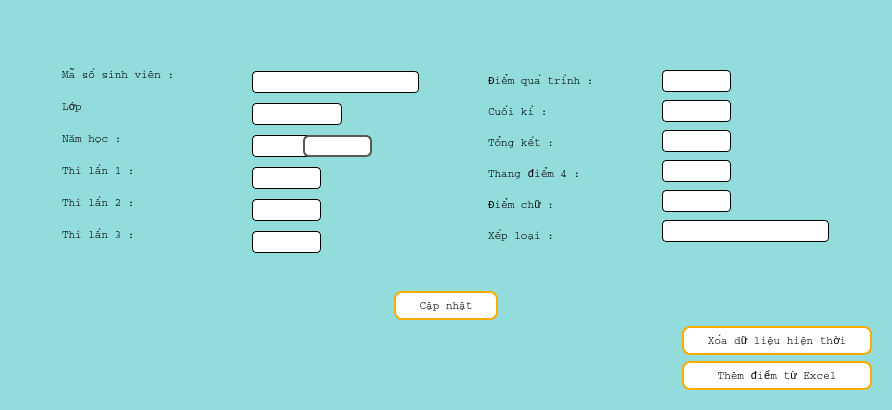
<?xml version="1.0" encoding="UTF-8"?>
<ui version="4.0">
 <class>ChangeMarkOfStudent</class>
 <widget class="QWidget" name="ChangeMarkOfStudent">
  <property name="windowModality">
   <enum>Qt::WindowModal</enum>
  </property>
  <property name="geometry">
   <rect>
    <x>0</x>
    <y>0</y>
    <width>892</width>
    <height>410</height>
   </rect>
  </property>
  <property name="sizePolicy">
   <sizepolicy hsizetype="Fixed" vsizetype="Fixed">
    <horstretch>0</horstretch>
    <verstretch>0</verstretch>
   </sizepolicy>
  </property>
  <property name="minimumSize">
   <size>
    <width>892</width>
    <height>410</height>
   </size>
  </property>
  <property name="maximumSize">
   <size>
    <width>892</width>
    <height>410</height>
   </size>
  </property>
  <property name="windowTitle">
   <string>Cập nhật điểm sinh viên</string>
  </property>
  <property name="windowIcon">
   <iconset resource="image.qrc">
    <normaloff>:/icon-file/result_learingng.png</normaloff>:/icon-file/result_learingng.png</iconset>
  </property>
  <property name="styleSheet">
   <string notr="true">background-color: rgb(147, 220, 220);
font : 8pt Courier;</string>
  </property>
  <layout class="QVBoxLayout" name="verticalLayout_7">
   <item>
    <widget class="QWidget" name="verticalWidget_adu" native="true">
     <layout class="QVBoxLayout" name="verticalLayout_6">
      <item>
       <spacer name="verticalSpacer">
        <property name="orientation">
         <enum>Qt::Vertical</enum>
        </property>
        <property name="sizeType">
         <enum>QSizePolicy::Fixed</enum>
        </property>
        <property name="sizeHint" stdset="0">
         <size>
          <width>20</width>
          <height>20</height>
         </size>
        </property>
       </spacer>
      </item>
      <item>
       <widget class="QWidget" name="horizontalWidget" native="true">
        <layout class="QHBoxLayout" name="horizontalLayout_2">
         <item>
          <spacer name="horizontalSpacer">
           <property name="orientation">
            <enum>Qt::Horizontal</enum>
           </property>
           <property name="sizeType">
            <enum>QSizePolicy::Fixed</enum>
           </property>
           <property name="sizeHint" stdset="0">
            <size>
             <width>10</width>
             <height>20</height>
            </size>
           </property>
          </spacer>
         </item>
         <item>
          <widget class="QWidget" name="widget" native="true">
           <property name="sizePolicy">
            <sizepolicy hsizetype="Expanding" vsizetype="Expanding">
             <horstretch>0</horstretch>
             <verstretch>0</verstretch>
            </sizepolicy>
           </property>
           <property name="styleSheet">
            <string notr="true">QLineEdit
{
	background-color: none;
	padding-left : 10px;
	border-radius : 4px;
	border : 1px solid;
}
QLineEdit:hover
{
	border : 1px solid rgb(255, 170, 0);
}
QLineEdit:focus
{
	border : 1px solid rgb(255, 170, 0);
}</string>
           </property>
           <layout class="QHBoxLayout" name="horizontalLayout">
            <item>
             <widget class="QWidget" name="widget" native="true">
              <property name="sizePolicy">
               <sizepolicy hsizetype="Fixed" vsizetype="Fixed">
                <horstretch>0</horstretch>
                <verstretch>0</verstretch>
               </sizepolicy>
              </property>
              <property name="minimumSize">
               <size>
                <width>169</width>
                <height>200</height>
               </size>
              </property>
              <property name="styleSheet">
               <string notr="true"/>
              </property>
              <layout class="QVBoxLayout" name="verticalLayout">
               <property name="spacing">
                <number>17</number>
               </property>
               <property name="bottomMargin">
                <number>10</number>
               </property>
               <item>
                <widget class="QLabel" name="label">
                 <property name="sizePolicy">
                  <sizepolicy hsizetype="Fixed" vsizetype="Fixed">
                   <horstretch>0</horstretch>
                   <verstretch>0</verstretch>
                  </sizepolicy>
                 </property>
                 <property name="text">
                  <string>Mã số sinh viên : </string>
                 </property>
                </widget>
               </item>
               <item>
                <widget class="QLabel" name="label_12">
                 <property name="sizePolicy">
                  <sizepolicy hsizetype="Fixed" vsizetype="Fixed">
                   <horstretch>0</horstretch>
                   <verstretch>0</verstretch>
                  </sizepolicy>
                 </property>
                 <property name="text">
                  <string>Lớp</string>
                 </property>
                </widget>
               </item>
               <item>
                <widget class="QLabel" name="label_2">
                 <property name="sizePolicy">
                  <sizepolicy hsizetype="Fixed" vsizetype="Fixed">
                   <horstretch>0</horstretch>
                   <verstretch>0</verstretch>
                  </sizepolicy>
                 </property>
                 <property name="text">
                  <string>Năm học : </string>
                 </property>
                </widget>
               </item>
               <item>
                <widget class="QLabel" name="label_3">
                 <property name="sizePolicy">
                  <sizepolicy hsizetype="Fixed" vsizetype="Fixed">
                   <horstretch>0</horstretch>
                   <verstretch>0</verstretch>
                  </sizepolicy>
                 </property>
                 <property name="text">
                  <string>Thi lần 1 :</string>
                 </property>
                </widget>
               </item>
               <item>
                <widget class="QLabel" name="label_4">
                 <property name="sizePolicy">
                  <sizepolicy hsizetype="Fixed" vsizetype="Fixed">
                   <horstretch>0</horstretch>
                   <verstretch>0</verstretch>
                  </sizepolicy>
                 </property>
                 <property name="text">
                  <string>Thi lần 2 :</string>
                 </property>
                </widget>
               </item>
               <item>
                <widget class="QLabel" name="label_5">
                 <property name="sizePolicy">
                  <sizepolicy hsizetype="Fixed" vsizetype="Fixed">
                   <horstretch>0</horstretch>
                   <verstretch>0</verstretch>
                  </sizepolicy>
                 </property>
                 <property name="text">
                  <string>Thi lần 3 :</string>
                 </property>
                </widget>
               </item>
              </layout>
             </widget>
            </item>
            <item>
             <spacer name="horizontalSpacer_4">
              <property name="orientation">
               <enum>Qt::Horizontal</enum>
              </property>
              <property name="sizeType">
               <enum>QSizePolicy::Fixed</enum>
              </property>
              <property name="sizeHint" stdset="0">
               <size>
                <width>10</width>
                <height>20</height>
               </size>
              </property>
             </spacer>
            </item>
            <item>
             <widget class="QWidget" name="widget" native="true">
              <property name="sizePolicy">
               <sizepolicy hsizetype="Fixed" vsizetype="Fixed">
                <horstretch>0</horstretch>
                <verstretch>0</verstretch>
               </sizepolicy>
              </property>
              <property name="minimumSize">
               <size>
                <width>0</width>
                <height>210</height>
               </size>
              </property>
              <layout class="QVBoxLayout" name="verticalLayout_2">
               <property name="spacing">
                <number>7</number>
               </property>
               <property name="topMargin">
                <number>10</number>
               </property>
               <item>
                <widget class="QLineEdit" name="lineEdit_mssv">
                 <property name="sizePolicy">
                  <sizepolicy hsizetype="Fixed" vsizetype="Fixed">
                   <horstretch>0</horstretch>
                   <verstretch>0</verstretch>
                  </sizepolicy>
                 </property>
                 <property name="minimumSize">
                  <size>
                   <width>167</width>
                   <height>22</height>
                  </size>
                 </property>
                 <property name="maximumSize">
                  <size>
                   <width>16777215</width>
                   <height>22</height>
                  </size>
                 </property>
                 <property name="focusPolicy">
                  <enum>Qt::StrongFocus</enum>
                 </property>
                 <property name="autoFillBackground">
                  <bool>false</bool>
                 </property>
                </widget>
               </item>
               <item>
                <widget class="QLineEdit" name="lineEdit_2">
                 <property name="enabled">
                  <bool>false</bool>
                 </property>
                 <property name="sizePolicy">
                  <sizepolicy hsizetype="Fixed" vsizetype="Fixed">
                   <horstretch>0</horstretch>
                   <verstretch>0</verstretch>
                  </sizepolicy>
                 </property>
                 <property name="minimumSize">
                  <size>
                   <width>90</width>
                   <height>22</height>
                  </size>
                 </property>
                 <property name="maximumSize">
                  <size>
                   <width>69</width>
                   <height>22</height>
                  </size>
                 </property>
                </widget>
               </item>
               <item>
                <widget class="QWidget" name="horizontalWidget" native="true">
                 <property name="sizePolicy">
                  <sizepolicy hsizetype="Fixed" vsizetype="Fixed">
                   <horstretch>0</horstretch>
                   <verstretch>0</verstretch>
                  </sizepolicy>
                 </property>
                 <property name="minimumSize">
                  <size>
                   <width>167</width>
                   <height>0</height>
                  </size>
                 </property>
                 <layout class="QHBoxLayout" name="horizontalLayout_3">
                  <property name="spacing">
                   <number>0</number>
                  </property>
                  <property name="leftMargin">
                   <number>0</number>
                  </property>
                  <property name="topMargin">
                   <number>0</number>
                  </property>
                  <property name="rightMargin">
                   <number>15</number>
                  </property>
                  <property name="bottomMargin">
                   <number>0</number>
                  </property>
                  <item>
                   <widget class="QLineEdit" name="lineEdit">
                    <property name="sizePolicy">
                     <sizepolicy hsizetype="Fixed" vsizetype="Fixed">
                      <horstretch>0</horstretch>
                      <verstretch>0</verstretch>
                     </sizepolicy>
                    </property>
                    <property name="minimumSize">
                     <size>
                      <width>100</width>
                      <height>22</height>
                     </size>
                    </property>
                    <property name="maximumSize">
                     <size>
                      <width>100</width>
                      <height>16777215</height>
                     </size>
                    </property>
                   </widget>
                  </item>
                  <item>
                   <widget class="QComboBox" name="comboBox_year">
                    <property name="sizePolicy">
                     <sizepolicy hsizetype="Fixed" vsizetype="Fixed">
                      <horstretch>0</horstretch>
                      <verstretch>0</verstretch>
                     </sizepolicy>
                    </property>
                    <property name="minimumSize">
                     <size>
                      <width>69</width>
                      <height>22</height>
                     </size>
                    </property>
                    <property name="focusPolicy">
                     <enum>Qt::NoFocus</enum>
                    </property>
                    <property name="styleSheet">
                     <string notr="true">QScrollBar{background-color:white}
QComboBox
{
    subcontrol-origin: padding;
    subcontrol-position: top right;
	selection-background-color :rgb(255, 170, 0);
	background-color:white;
    selection-color: black;
    color: black;
    border-style: solid;
    border: 2px solid rgb(88, 88, 88);
    border-radius: 6;
    padding: 1px 0px 1px 20px;
}


QComboBox:hover
{
	border:2px solid rgb(255, 170, 0);
    color: black;
	outline : none;
}
QComboBox:focus
{
	border:2px solid rgb(255, 170, 0);
    color: black;
	outline : none;
}


QComboBox:on
{
	border-radius : 5px;
    padding-top: 0px;
    padding-left: 0px;
    selection-background-color: rgb(255, 170, 0);
	color: black;
	selection-color :black;
}

QComboBox:!on
{
    color: black;
}

QComboBox QAbstractItemView
{
	border: 2px solid darkgray;
	background-color:white;
    selection-color: black;
    selection-background-color: rgb(255, 170, 0);
	outline : 0;
}

QComboBox::drop-down
{
     subcontrol-origin: padding;
     subcontrol-position: top right;
     width: 15px;
     color: white;
     border-left-width: 0px;
     border-left-color: darkgray;
     border-left-style: solid; /* just a single line */
     border-top-right-radius: 6px; /* same radius as the QComboBox */
     border-bottom-right-radius: 6px;
     padding-left: 10px;
 }

QComboBox::down-arrow
{
     width: 7px;
     height: 5px;
}

QComboBox QAbstractItemView::item:selected
{
	border : 1px groove rgb(108, 108, 108);
	background-color: rgb(170, 170, 127);
	color : black;
	selection-color:black;
}
QComboBox QAbstractItemView::item
{
	border : 1px groove rgb(108, 108, 108);
	color : black;
	selection-color:black;
}

</string>
                    </property>
                    <property name="editable">
                     <bool>false</bool>
                    </property>
                   </widget>
                  </item>
                  <item>
                   <spacer name="horizontalSpacer_6">
                    <property name="orientation">
                     <enum>Qt::Horizontal</enum>
                    </property>
                    <property name="sizeType">
                     <enum>QSizePolicy::Fixed</enum>
                    </property>
                    <property name="sizeHint" stdset="0">
                     <size>
                      <width>50</width>
                      <height>20</height>
                     </size>
                    </property>
                   </spacer>
                  </item>
                 </layout>
                </widget>
               </item>
               <item>
                <widget class="QLineEdit" name="lineEdit_lan1">
                 <property name="sizePolicy">
                  <sizepolicy hsizetype="Fixed" vsizetype="Fixed">
                   <horstretch>0</horstretch>
                   <verstretch>0</verstretch>
                  </sizepolicy>
                 </property>
                 <property name="minimumSize">
                  <size>
                   <width>69</width>
                   <height>22</height>
                  </size>
                 </property>
                 <property name="maximumSize">
                  <size>
                   <width>69</width>
                   <height>16777215</height>
                  </size>
                 </property>
                </widget>
               </item>
               <item>
                <widget class="QLineEdit" name="lineEdit_lan2">
                 <property name="sizePolicy">
                  <sizepolicy hsizetype="Fixed" vsizetype="Fixed">
                   <horstretch>0</horstretch>
                   <verstretch>0</verstretch>
                  </sizepolicy>
                 </property>
                 <property name="minimumSize">
                  <size>
                   <width>69</width>
                   <height>22</height>
                  </size>
                 </property>
                 <property name="maximumSize">
                  <size>
                   <width>69</width>
                   <height>16777215</height>
                  </size>
                 </property>
                </widget>
               </item>
               <item>
                <widget class="QLineEdit" name="lineEdit_lan3">
                 <property name="sizePolicy">
                  <sizepolicy hsizetype="Fixed" vsizetype="Fixed">
                   <horstretch>0</horstretch>
                   <verstretch>0</verstretch>
                  </sizepolicy>
                 </property>
                 <property name="minimumSize">
                  <size>
                   <width>69</width>
                   <height>22</height>
                  </size>
                 </property>
                 <property name="maximumSize">
                  <size>
                   <width>69</width>
                   <height>16777215</height>
                  </size>
                 </property>
                </widget>
               </item>
              </layout>
             </widget>
            </item>
            <item>
             <spacer name="horizontalSpacer_3">
              <property name="orientation">
               <enum>Qt::Horizontal</enum>
              </property>
              <property name="sizeType">
               <enum>QSizePolicy::Fixed</enum>
              </property>
              <property name="sizeHint" stdset="0">
               <size>
                <width>40</width>
                <height>20</height>
               </size>
              </property>
             </spacer>
            </item>
            <item>
             <widget class="QWidget" name="widget" native="true">
              <property name="sizePolicy">
               <sizepolicy hsizetype="Fixed" vsizetype="Fixed">
                <horstretch>0</horstretch>
                <verstretch>0</verstretch>
               </sizepolicy>
              </property>
              <property name="minimumSize">
               <size>
                <width>153</width>
                <height>200</height>
               </size>
              </property>
              <layout class="QVBoxLayout" name="verticalLayout_4">
               <property name="spacing">
                <number>10</number>
               </property>
               <property name="bottomMargin">
                <number>5</number>
               </property>
               <item>
                <widget class="QLabel" name="label_6">
                 <property name="sizePolicy">
                  <sizepolicy hsizetype="Fixed" vsizetype="Fixed">
                   <horstretch>0</horstretch>
                   <verstretch>0</verstretch>
                  </sizepolicy>
                 </property>
                 <property name="minimumSize">
                  <size>
                   <width>110</width>
                   <height>0</height>
                  </size>
                 </property>
                 <property name="text">
                  <string>Điểm quá trình :</string>
                 </property>
                </widget>
               </item>
               <item>
                <widget class="QLabel" name="label_7">
                 <property name="sizePolicy">
                  <sizepolicy hsizetype="Fixed" vsizetype="Fixed">
                   <horstretch>0</horstretch>
                   <verstretch>0</verstretch>
                  </sizepolicy>
                 </property>
                 <property name="text">
                  <string>Cuối kì :</string>
                 </property>
                </widget>
               </item>
               <item>
                <widget class="QLabel" name="label_8">
                 <property name="sizePolicy">
                  <sizepolicy hsizetype="Fixed" vsizetype="Fixed">
                   <horstretch>0</horstretch>
                   <verstretch>0</verstretch>
                  </sizepolicy>
                 </property>
                 <property name="text">
                  <string>Tổng kết :</string>
                 </property>
                </widget>
               </item>
               <item>
                <widget class="QLabel" name="label_9">
                 <property name="sizePolicy">
                  <sizepolicy hsizetype="Fixed" vsizetype="Fixed">
                   <horstretch>0</horstretch>
                   <verstretch>0</verstretch>
                  </sizepolicy>
                 </property>
                 <property name="text">
                  <string>Thang điểm 4 :</string>
                 </property>
                </widget>
               </item>
               <item>
                <widget class="QLabel" name="label_10">
                 <property name="sizePolicy">
                  <sizepolicy hsizetype="Fixed" vsizetype="Fixed">
                   <horstretch>0</horstretch>
                   <verstretch>0</verstretch>
                  </sizepolicy>
                 </property>
                 <property name="text">
                  <string>Điểm chữ :</string>
                 </property>
                </widget>
               </item>
               <item>
                <widget class="QLabel" name="label_11">
                 <property name="sizePolicy">
                  <sizepolicy hsizetype="Fixed" vsizetype="Fixed">
                   <horstretch>0</horstretch>
                   <verstretch>0</verstretch>
                  </sizepolicy>
                 </property>
                 <property name="text">
                  <string>Xếp loại :</string>
                 </property>
                </widget>
               </item>
              </layout>
             </widget>
            </item>
            <item>
             <spacer name="horizontalSpacer_5">
              <property name="orientation">
               <enum>Qt::Horizontal</enum>
              </property>
              <property name="sizeType">
               <enum>QSizePolicy::Fixed</enum>
              </property>
              <property name="sizeHint" stdset="0">
               <size>
                <width>10</width>
                <height>20</height>
               </size>
              </property>
             </spacer>
            </item>
            <item>
             <widget class="QWidget" name="widget" native="true">
              <property name="sizePolicy">
               <sizepolicy hsizetype="Fixed" vsizetype="Fixed">
                <horstretch>0</horstretch>
                <verstretch>0</verstretch>
               </sizepolicy>
              </property>
              <property name="minimumSize">
               <size>
                <width>0</width>
                <height>200</height>
               </size>
              </property>
              <layout class="QVBoxLayout" name="verticalLayout_5">
               <property name="topMargin">
                <number>10</number>
               </property>
               <item>
                <widget class="QLineEdit" name="lineEdit_thuongxuyen">
                 <property name="enabled">
                  <bool>false</bool>
                 </property>
                 <property name="sizePolicy">
                  <sizepolicy hsizetype="Fixed" vsizetype="Fixed">
                   <horstretch>0</horstretch>
                   <verstretch>0</verstretch>
                  </sizepolicy>
                 </property>
                 <property name="minimumSize">
                  <size>
                   <width>69</width>
                   <height>22</height>
                  </size>
                 </property>
                 <property name="maximumSize">
                  <size>
                   <width>69</width>
                   <height>22</height>
                  </size>
                 </property>
                </widget>
               </item>
               <item>
                <widget class="QLineEdit" name="lineEdit_cuoiki">
                 <property name="enabled">
                  <bool>true</bool>
                 </property>
                 <property name="sizePolicy">
                  <sizepolicy hsizetype="Fixed" vsizetype="Fixed">
                   <horstretch>0</horstretch>
                   <verstretch>0</verstretch>
                  </sizepolicy>
                 </property>
                 <property name="minimumSize">
                  <size>
                   <width>0</width>
                   <height>22</height>
                  </size>
                 </property>
                 <property name="maximumSize">
                  <size>
                   <width>69</width>
                   <height>16777215</height>
                  </size>
                 </property>
                </widget>
               </item>
               <item>
                <widget class="QLineEdit" name="lineEdit_tongket">
                 <property name="enabled">
                  <bool>false</bool>
                 </property>
                 <property name="sizePolicy">
                  <sizepolicy hsizetype="Fixed" vsizetype="Fixed">
                   <horstretch>0</horstretch>
                   <verstretch>0</verstretch>
                  </sizepolicy>
                 </property>
                 <property name="minimumSize">
                  <size>
                   <width>0</width>
                   <height>22</height>
                  </size>
                 </property>
                 <property name="maximumSize">
                  <size>
                   <width>69</width>
                   <height>16777215</height>
                  </size>
                 </property>
                 <property name="contextMenuPolicy">
                  <enum>Qt::DefaultContextMenu</enum>
                 </property>
                 <property name="text">
                  <string/>
                 </property>
                 <property name="echoMode">
                  <enum>QLineEdit::Normal</enum>
                 </property>
                </widget>
               </item>
               <item>
                <widget class="QLineEdit" name="lineEdit_thangd4">
                 <property name="enabled">
                  <bool>false</bool>
                 </property>
                 <property name="sizePolicy">
                  <sizepolicy hsizetype="Fixed" vsizetype="Fixed">
                   <horstretch>0</horstretch>
                   <verstretch>0</verstretch>
                  </sizepolicy>
                 </property>
                 <property name="minimumSize">
                  <size>
                   <width>0</width>
                   <height>22</height>
                  </size>
                 </property>
                 <property name="maximumSize">
                  <size>
                   <width>69</width>
                   <height>16777215</height>
                  </size>
                 </property>
                 <property name="text">
                  <string/>
                 </property>
                </widget>
               </item>
               <item>
                <widget class="QLineEdit" name="lineEdit_diemchu">
                 <property name="enabled">
                  <bool>false</bool>
                 </property>
                 <property name="sizePolicy">
                  <sizepolicy hsizetype="Fixed" vsizetype="Fixed">
                   <horstretch>0</horstretch>
                   <verstretch>0</verstretch>
                  </sizepolicy>
                 </property>
                 <property name="minimumSize">
                  <size>
                   <width>69</width>
                   <height>22</height>
                  </size>
                 </property>
                 <property name="maximumSize">
                  <size>
                   <width>69</width>
                   <height>16777215</height>
                  </size>
                 </property>
                 <property name="text">
                  <string/>
                 </property>
                </widget>
               </item>
               <item>
                <widget class="QLineEdit" name="lineEdit_xeploai">
                 <property name="enabled">
                  <bool>false</bool>
                 </property>
                 <property name="sizePolicy">
                  <sizepolicy hsizetype="Fixed" vsizetype="Fixed">
                   <horstretch>0</horstretch>
                   <verstretch>0</verstretch>
                  </sizepolicy>
                 </property>
                 <property name="minimumSize">
                  <size>
                   <width>167</width>
                   <height>22</height>
                  </size>
                 </property>
                 <property name="text">
                  <string/>
                 </property>
                </widget>
               </item>
              </layout>
             </widget>
            </item>
           </layout>
          </widget>
         </item>
         <item>
          <spacer name="horizontalSpacer_2">
           <property name="orientation">
            <enum>Qt::Horizontal</enum>
           </property>
           <property name="sizeType">
            <enum>QSizePolicy::Fixed</enum>
           </property>
           <property name="sizeHint" stdset="0">
            <size>
             <width>10</width>
             <height>20</height>
            </size>
           </property>
          </spacer>
         </item>
        </layout>
       </widget>
      </item>
      <item>
       <spacer name="verticalSpacer_3">
        <property name="orientation">
         <enum>Qt::Vertical</enum>
        </property>
        <property name="sizeType">
         <enum>QSizePolicy::Fixed</enum>
        </property>
        <property name="sizeHint" stdset="0">
         <size>
          <width>20</width>
          <height>20</height>
         </size>
        </property>
       </spacer>
      </item>
      <item alignment="Qt::AlignHCenter">
       <widget class="QPushButton" name="pushButton_capnhat">
        <property name="sizePolicy">
         <sizepolicy hsizetype="Fixed" vsizetype="Fixed">
          <horstretch>0</horstretch>
          <verstretch>0</verstretch>
         </sizepolicy>
        </property>
        <property name="focusPolicy">
         <enum>Qt::NoFocus</enum>
        </property>
        <property name="styleSheet">
         <string notr="true">QPushButton
{
	border : 2px solid rgb(255, 170, 0);
	border-radius : 8px;
	background-color: rgb(255, 255, 255);
	width:100;
	height : 25;
	outline : 0;
}
QPushButton:hover
{
	border : 2px solid rgb(127, 127, 127);
	background-color: rgb(255, 170, 0);
}
QPushButton:pressed
{
	border : 1px solid rgb(127, 127, 127);
	background-color: rgb(255, 170, 0);
}
QPushButton:focus
{
	border : 2px solid rgb(127, 127, 127);
	background-color: rgb(255, 170, 0);
}</string>
        </property>
        <property name="text">
         <string>Cập nhật</string>
        </property>
       </widget>
      </item>
      <item alignment="Qt::AlignRight">
       <widget class="QPushButton" name="pushButton">
        <property name="minimumSize">
         <size>
          <width>190</width>
          <height>0</height>
         </size>
        </property>
        <property name="focusPolicy">
         <enum>Qt::NoFocus</enum>
        </property>
        <property name="styleSheet">
         <string notr="true">QPushButton
{
	border : 2px solid rgb(255, 170, 0);
	border-radius : 8px;
	background-color: rgb(255, 255, 255);
	width:100;
	height : 25;
	outline : 0;
}
QPushButton:hover
{
	border : 2px solid rgb(127, 127, 127);
	background-color: rgb(255, 170, 0);
}
QPushButton:pressed
{
	border : 1px solid rgb(127, 127, 127);
	background-color: rgb(255, 170, 0);
}
QPushButton:focus
{
	border : 2px solid rgb(127, 127, 127);
	background-color: rgb(255, 170, 0);
}</string>
        </property>
        <property name="text">
         <string>Xóa dữ liệu hiện thời</string>
        </property>
        <property name="icon">
         <iconset resource="image.qrc">
          <normaloff>:/icon-file/deleteMark_icon.png</normaloff>:/icon-file/deleteMark_icon.png</iconset>
        </property>
       </widget>
      </item>
      <item alignment="Qt::AlignRight">
       <widget class="QPushButton" name="pushButton_2">
        <property name="sizePolicy">
         <sizepolicy hsizetype="Fixed" vsizetype="Fixed">
          <horstretch>0</horstretch>
          <verstretch>0</verstretch>
         </sizepolicy>
        </property>
        <property name="minimumSize">
         <size>
          <width>190</width>
          <height>0</height>
         </size>
        </property>
        <property name="focusPolicy">
         <enum>Qt::NoFocus</enum>
        </property>
        <property name="styleSheet">
         <string notr="true">QPushButton
{
	border : 2px solid rgb(255, 170, 0);
	border-radius : 8px;
	background-color: rgb(255, 255, 255);
	width:100;
	height : 25;
	outline : 0;
}
QPushButton:hover
{
	border : 2px solid rgb(127, 127, 127);
	background-color: rgb(255, 170, 0);
}
QPushButton:pressed
{
	border : 1px solid rgb(127, 127, 127);
	background-color: rgb(255, 170, 0);
}
QPushButton:focus
{
	border : 2px solid rgb(127, 127, 127);
	background-color: rgb(255, 170, 0);
}</string>
        </property>
        <property name="text">
         <string>Thêm điểm từ Excel</string>
        </property>
        <property name="icon">
         <iconset resource="image.qrc">
          <normaloff>:/icon-file/addMark_icon.png</normaloff>:/icon-file/addMark_icon.png</iconset>
        </property>
       </widget>
      </item>
      <item>
       <spacer name="verticalSpacer_2">
        <property name="orientation">
         <enum>Qt::Vertical</enum>
        </property>
        <property name="sizeType">
         <enum>QSizePolicy::Preferred</enum>
        </property>
        <property name="sizeHint" stdset="0">
         <size>
          <width>20</width>
          <height>200</height>
         </size>
        </property>
       </spacer>
      </item>
     </layout>
    </widget>
   </item>
  </layout>
 </widget>
 <resources>
  <include location="image.qrc"/>
 </resources>
 <connections/>
</ui>
